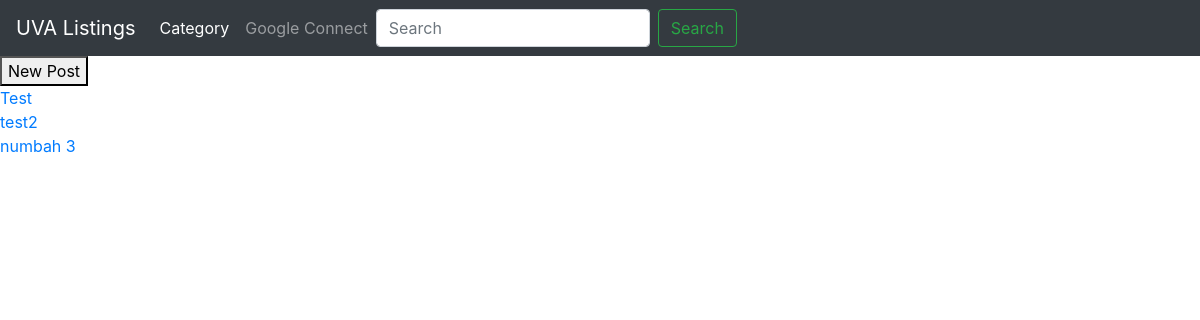
The page /posts/ on the database as committed earlier.
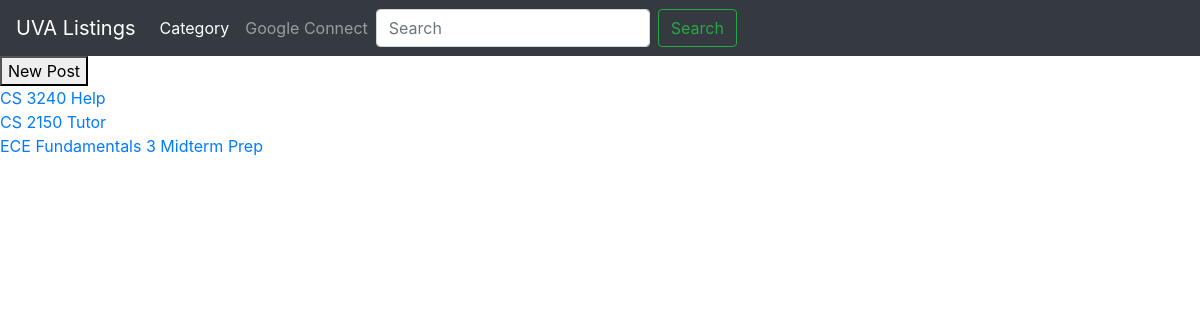
The same page on the database as committed later.
### posts/models.py (models this page shows, shortened)
class Post(models.Model):
    titleText = models.CharField(max_length=200)
    description = models.TextField()
    creation_date = models.DateField()
    postID = models.IntegerField()
    category = models.TextField();
    price = models.DecimalField(max_digits=6, decimal_places=2)

### posts/views.py (the view)
# urls.py: path('', TemplateView.as_view(template_name="login/index.html")),
def index(request):
    postList = Post.objects.order_by('-creation_date')[:3]
    testArray = {1, 2, 3}
    context = {'postList': postList, 'testArray': testArray}
    return render(request, 'posts/index.html', context)

### posts/templates/posts/index.html (shortened to what this page needs)
{% load socialaccount %}
<head>
	{% load bootstrap4 %}
</head>
{% include "header.html" %}
<body>
	<button type="submit" onclick="location.href = 'newPost';">New Post</button>
	{% if postList %}
		{% for postVar in postList %}
			<div><a href="/posts/{{ forloop.counter }}/">{{ postVar.titleText }}</a></div>
		{% endfor %}
	{% else %}
		<p>No posts are available.</p>
	{% endif %}
</body>

### resources/htmlFiles/header.html (shortened to what this page needs)
	<link rel="stylesheet" type="text/css" href="posts.css">
	<link rel="stylesheet" href="https://maxcdn.bootstrapcdn.com/bootstrap/4.3.1/css/bootstrap.min.css">
	<header>
		<nav style="bg-color: red;" class="navbar navbar-expand-lg navbar-dark bg-dark">
			<a class="navbar-brand" href="mainPagePlaceholder">UVA Listings</a>
			<div class="collapse navbar-collapse" id="navbarNav">
				<ul class="navbar-nav">
					<li class="nav-item active">
						<a class="nav-link" href="#">Category<span class="sr-only">(current)</span></a>
					</li>
					<li class="nav-item">
						<a class="nav-link" href="/accounts/profile/">Google Connect</a>
					</li>
				</ul>
				<form class="form-inline my-2 my-lg-0">
				<input class="form-control mr-sm-2" type="search" placeholder="Search" aria-label="Search">
				<button class="btn btn-outline-success my-2 my-sm-0" type="submit">Search</button>
				</form>
			</div>
		</nav>
	</header>

Rows that differ between the two databases and show on the page:
changed Post: titleText "Test" → "CS 3240 Help"
changed Post: titleText "test2" → "CS 2150 Tutor"
changed Post: titleText "numbah 3" → "ECE Fundamentals 3 Midterm Prep"
